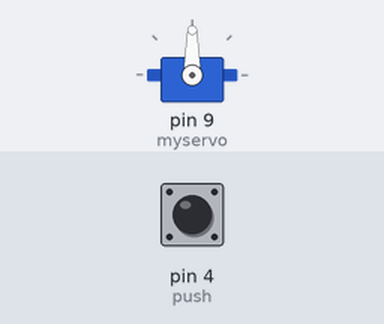
The sketch below on a simulated Arduino Uno, built with avr-gcc and run on an emulated ATmega328P. On the bench: servo. The test bench sets the inputs (shaded band); at power-on: pin 4 (push) HIGH.

Above: at 1.2 s.
1.3 s: pin 4 (push) pulled LOW for 0.15 s
At 1.42 s:
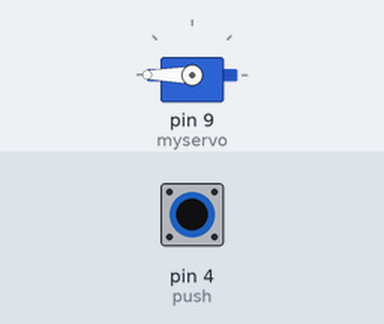
3.0 s: pin 4 (push) pulled LOW for 3.2 s
At 7.1 s:
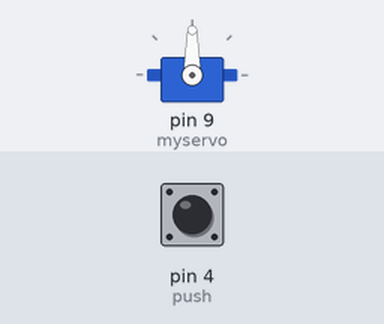
Timing chart, 0 to 8.6 s (numbered marks = the images above; inputs shaded):
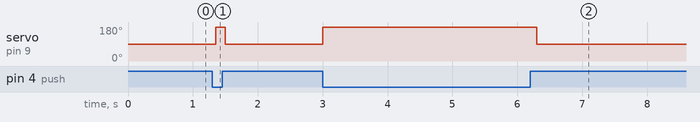

Measured:
- after the input at 1.3 s, servo on pin 9 (myservo): 90° → 180° after 0.05 s, → 90° 0.15 s later
- after the input at 3.0 s, servo on pin 9 (myservo): 90° → 180° at once, → 90° 3.3 s later

The sketch:

alt.ino
```cpp
#include <Servo.h>
Servo myservo;
int isPushed;
int push = 4;

void setup()
{
    pinMode(push, INPUT_PULLUP);
    myservo.attach(9);
}
void loop()
{
    isPushed = digitalRead(push);

    myservo.write((isPushed) ? 90 : 180);
    delay(150);
}
```
